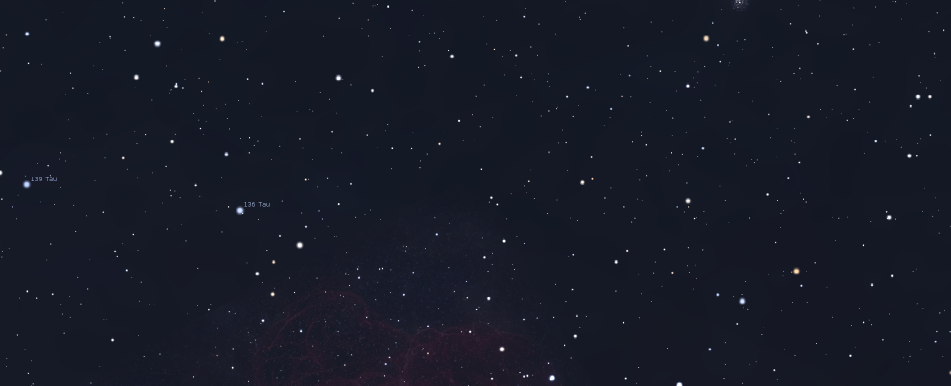
#> input picture Images/0.png, 1901 x 772 px (shown at 1/2 size); its folder holds only this picture in this run
$ python meddler.py
#> lines starting #> are read from the running program, lines starting #| are printed output that depends on the picture
#%%
import cv2
import matplotlib.pyplot as plt
import numpy as np
import random
import os
from datetime import datetime

#Class made to reduce the quality of given images, to create more images for a dataset

#%%
def Rotator(image):
    rotated = cv2.rotate(image, cv2.ROTATE_90_CLOCKWISE)
    return rotated

#%%
def Blur(image, filter):
    blur = cv2.blur(image, (filter, filter))
    return blur

#%%
# [50 lines left out: function Noise, not called in this run]

#%%
def Preprocess(image):

    temp1 = image
    w = random.randint(0,1999)
    filter = random.randint(1, 5)
    randomiser = random.randint(1,3)
    noisefactor = random.randint(0,3)

    for i in range(10):
        if randomiser == 1:
            temp1 = Rotator(image)
        elif randomiser == 2:
            temp1 = Blur(image, filter)
        elif randomiser == 3:
            temp1 = Noise(noisefactor, image)

        gray = cv2.cvtColor(temp1, cv2.COLOR_BGR2GRAY)
        final = cv2.resize(gray, (1250, 1250), interpolation = cv2.INTER_AREA)

        print("Finished Image: ", i)
        cv2.imwrite("Meddled/dataset" + str(i) + str(w) + ".png", final, [cv2.IMWRITE_PNG_COMPRESSION, 0])

    return final

#%%
start = datetime.now()
for x in os.listdir("Images"):

    image = cv2.imread("Images/" + x, cv2.COLOR_BGR2GRAY)
#> image is the input picture: shape (772, 1901, 3); mean B, G, R 38.5, 25.7, 22.1
    try:
        Preprocess(image)
#> the loop in Preprocess, `for i in range(10):` made 10 passes
#> pass 1, in Preprocess, `final = cv2.resize(gray, (1250, 1250), interpolation = cv2.INTER_AREA)`:
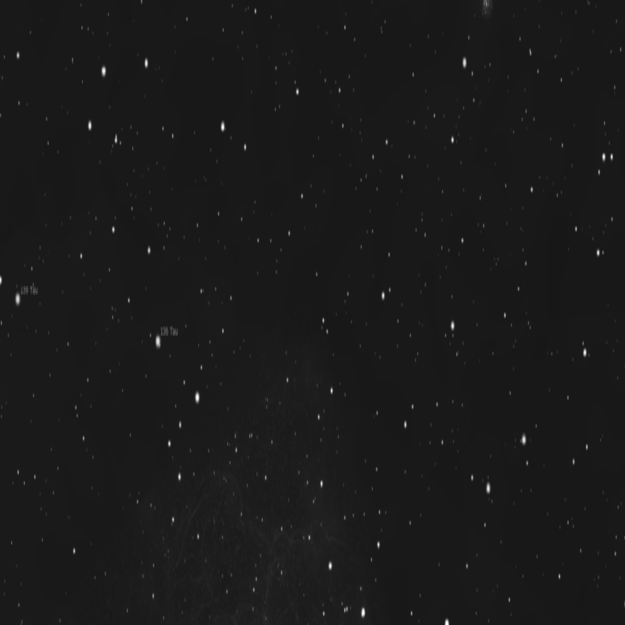
#> final: shape (1250, 1250) (shown at 1/2 size); min 23, max 255, mean 26.1
    except Exception as e:
        print(str(e))
    print("Finished: ", x)

end = datetime.now()
print("Finished in: ", (end-start))


# %%

$ run again, on Images/4.PNG
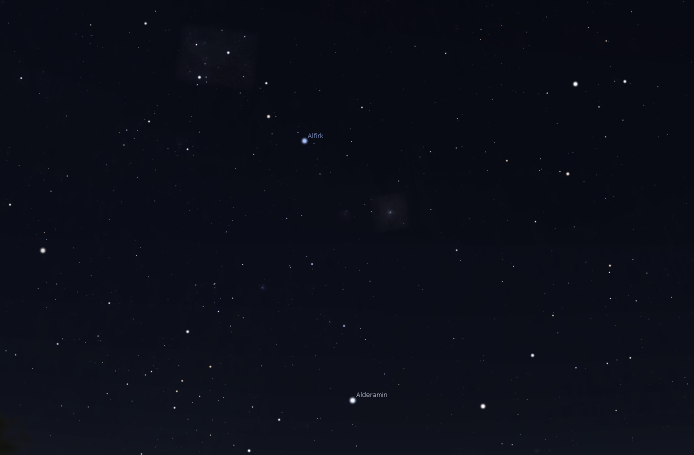
#> input picture Images/4.PNG, 1388 x 910 px (shown at 1/2 size)
#> image is the input picture: shape (910, 1388, 3); mean B, G, R 23.5, 13.6, 11.1
#> the loop in Preprocess, `for i in range(10):` made 10 passes
#> pass 1, in Preprocess, `final = cv2.resize(gray, (1250, 1250), interpolation = cv2.INTER_AREA)`:
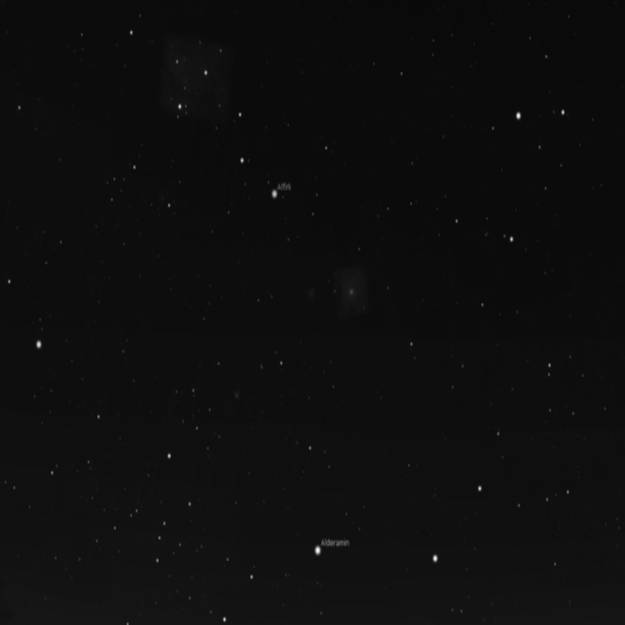
#> final: shape (1250, 1250) (shown at 1/2 size); min 9, max 252, mean 14.1

$ run again, on Images/5.PNG
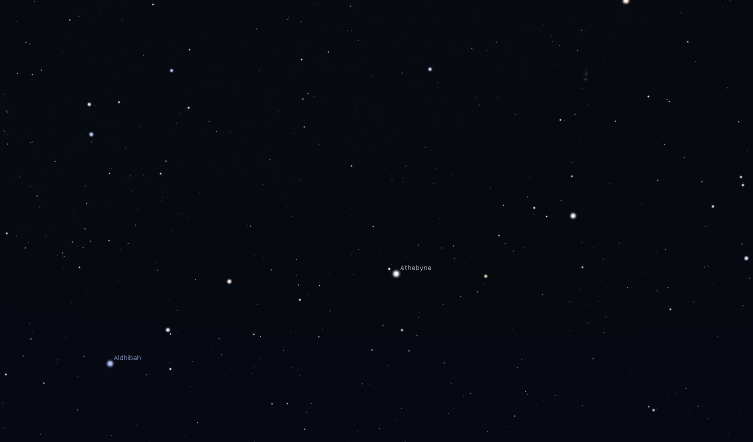
#> input picture Images/5.PNG, 1505 x 884 px (shown at 1/2 size)
#> image is the input picture: shape (884, 1505, 3); mean B, G, R 17.9, 9.6, 7.6
#> the loop in Preprocess, `for i in range(10):` made 10 passes
#> pass 1, in Preprocess, `final = cv2.resize(gray, (1250, 1250), interpolation = cv2.INTER_AREA)`:
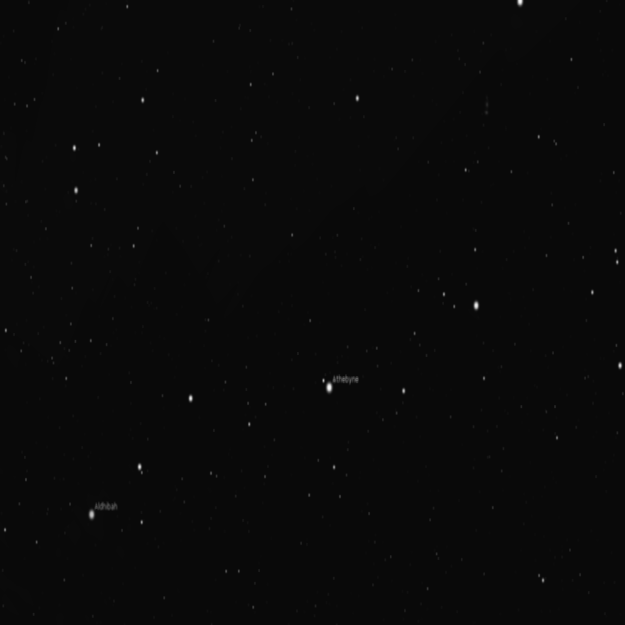
#> final: shape (1250, 1250) (shown at 1/2 size); min 9, max 247, mean 9.6

$ run again, on Images/1.png
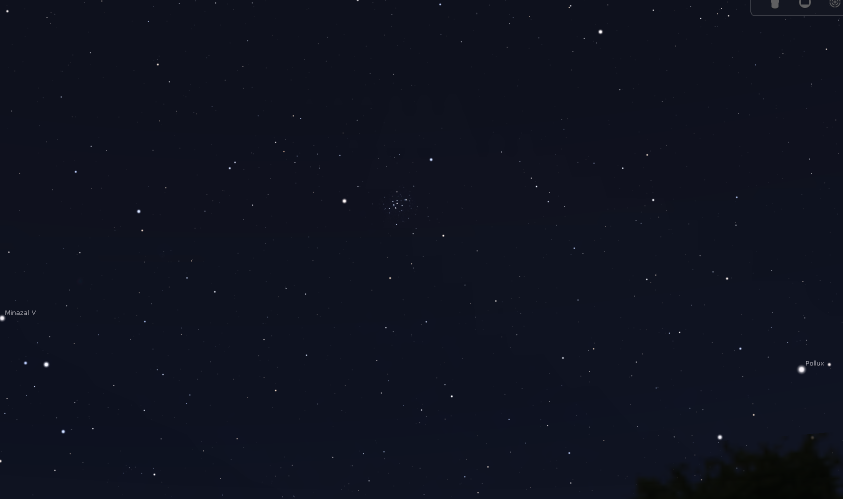
#> input picture Images/1.png, 1685 x 997 px (shown at 1/2 size)
#> image is the input picture: shape (997, 1685, 3); mean B, G, R 30.9, 18, 14.6
#> the loop in Preprocess, `for i in range(10):` made 10 passes
#> pass 1, in Preprocess, `final = cv2.resize(gray, (1250, 1250), interpolation = cv2.INTER_AREA)`:
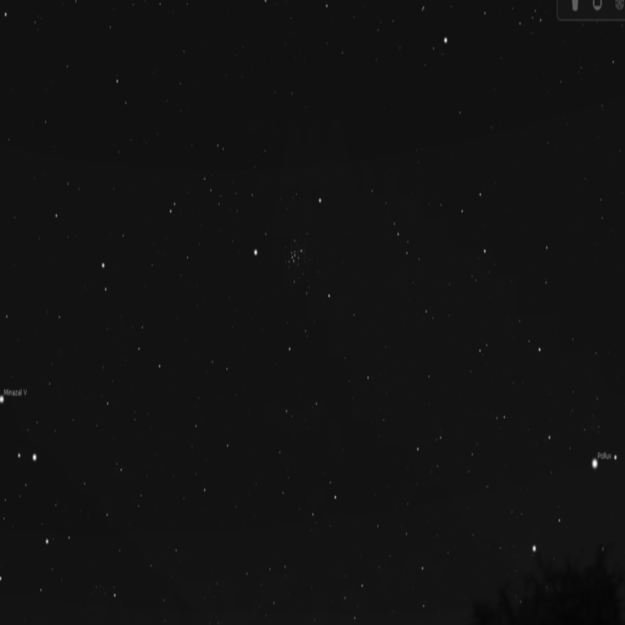
#> final: shape (1250, 1250) (shown at 1/2 size); min 5, max 250, mean 18.3
